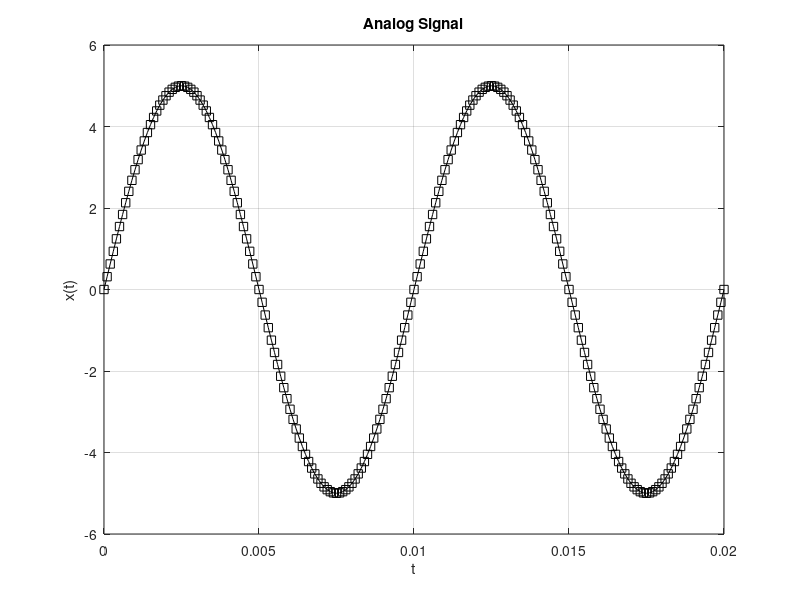
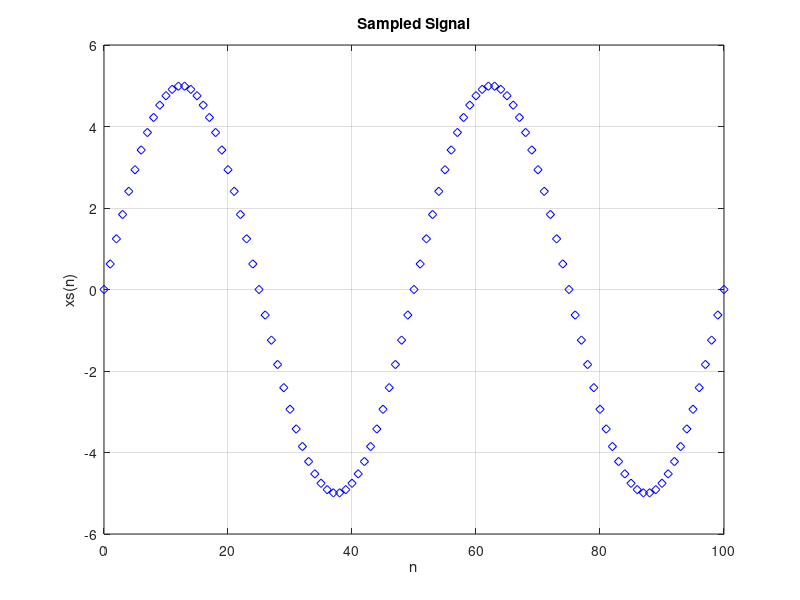
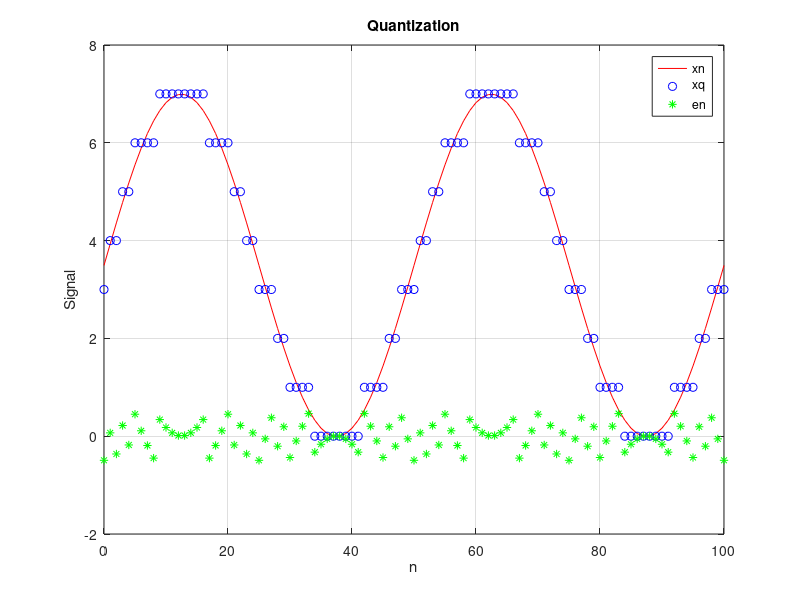
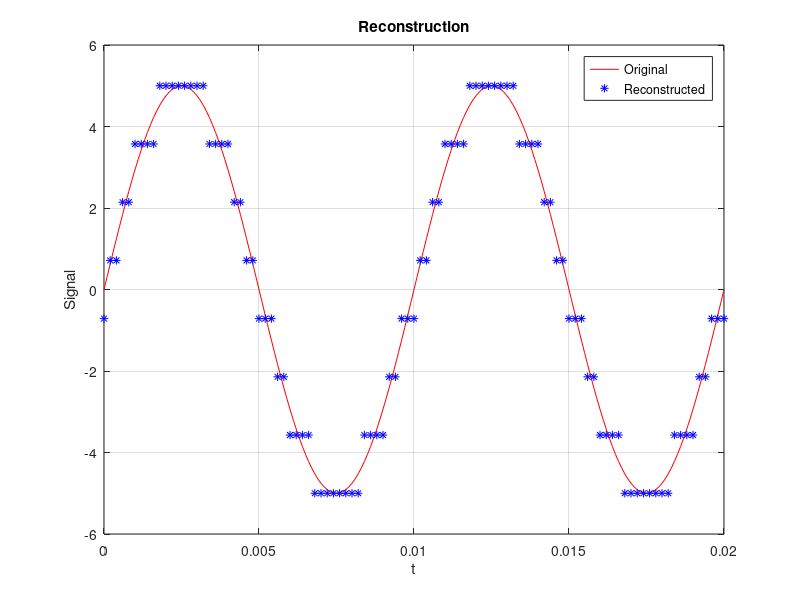

MATLAB code for these plots, in order:
clear all;
close all;
clc;

% Parameters
A = 5;
F = 100;
b = 3;
Fs = 5000;

% Time period
T = 1/F;

% Time vector for analog signal
tmin = 0;
tmax = 2*T;
dt = T/100;
t = tmin:dt:tmax;

% Analog signal
xt = A*sin(2*pi*F*t);

% Plot analog signal
figure;
plot(t, xt, '-ks');
title('Analog Signal');
xlabel('t');
ylabel('x(t)');
grid on;

% Sampling
Ts = 1/Fs;
ts = tmin:Ts:tmax;
n = 0:length(ts)-1;
f = F/Fs;
xs = A*sin(2*pi*f*n);

% Plot sampled signal
figure;
plot(n, xs, 'bd');
title('Sampled Signal');
xlabel('n');
ylabel('xs(n)');
grid on;

% Quantization
L = 2^b - 1;
del = 2*A/L;
xn = xs/del;
xn = xn - min(xn);
xq = round(xn);
en = xq - xn;

% Plot quantization
figure;
plot(n, xn, 'r-', n, xq, 'bo', n, en, 'g*');
title('Quantization');
xlabel('n');
ylabel('Signal');
legend('xn', 'xq', 'en');
grid on;

% SQNR
Px = A^2/2;
Pe = A^2/(3*2^(2*b));
SQNR = 10*log10(Px/Pe);
fprintf('SQNR = %.2f dB\n', SQNR);

% Coding
xc = dec2bin(xq, b);
disp('Coded sequence (first 10 samples):');
disp(xc(1:min(10, length(xq)), :));

% Reconstruction
xr = (bin2dec(xc) - L/2)*del;

% Plot reconstruction
figure;
plot(t, xt, 'r-', ts, xr, 'b*');
title('Reconstruction');
xlabel('t');
ylabel('Signal');
legend('Original', 'Reconstructed');
grid on;
